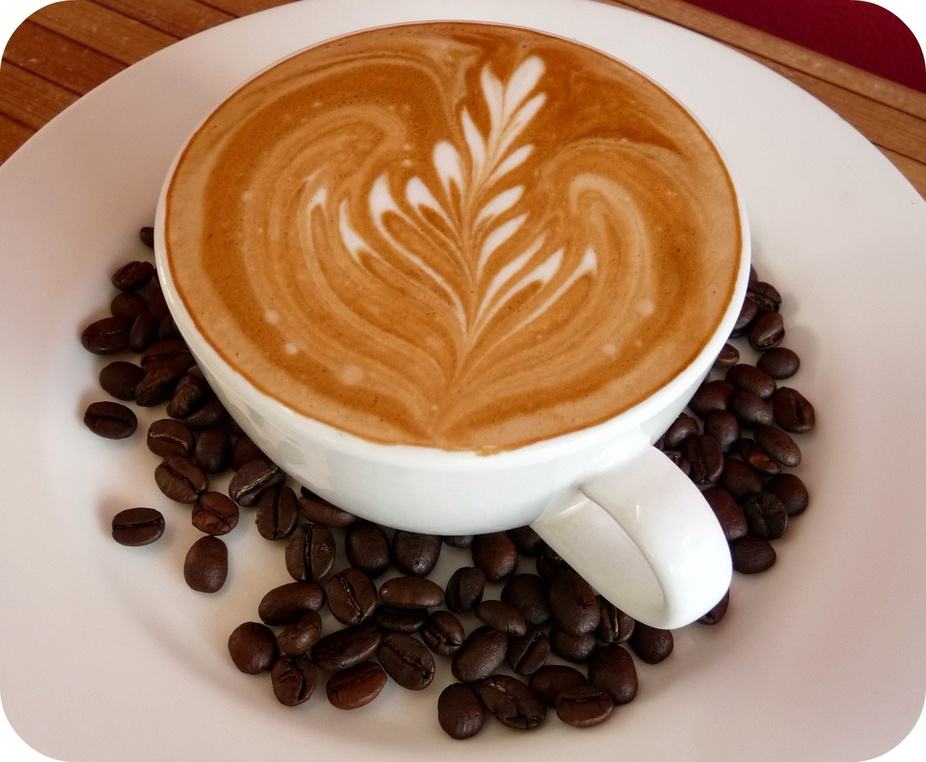
#> input picture Lecture4/visualization/coffee.jpg, 926 x 762 px, shrunk from 1536 x 1265 before the run
$ jupyter execute --allow-errors IntroVisSlidesDraft.ipynb   (shell and % lines are left out)   (Python 2 division)
#> lines starting #> are read from the running program, lines starting #| are printed output that depends on the picture
[cell 1]
import matplotlib.pylab as pylab
pylab.rcParams['figure.figsize'] = 16, 12

Visualization With Python
==========================

Chia-Chi Chang
--------------

# What is Visualization ?

## Viz 的功能：

-  ### 傳達
-  ### 探索
-  ### 換個角度看世界

### See something ... hard to observe ...
### look at something ... difficult to perceive ...
### understand something ... enigmatic to realize ...

### Ref: http://www.italki.com/question/143733

# See something ... hard to Observe ...

# What can you see ?

[cell 2]
import numpy as np
from PIL import Image
import matplotlib.cm as cm
im = Image.open("coffee.jpg").convert('L')
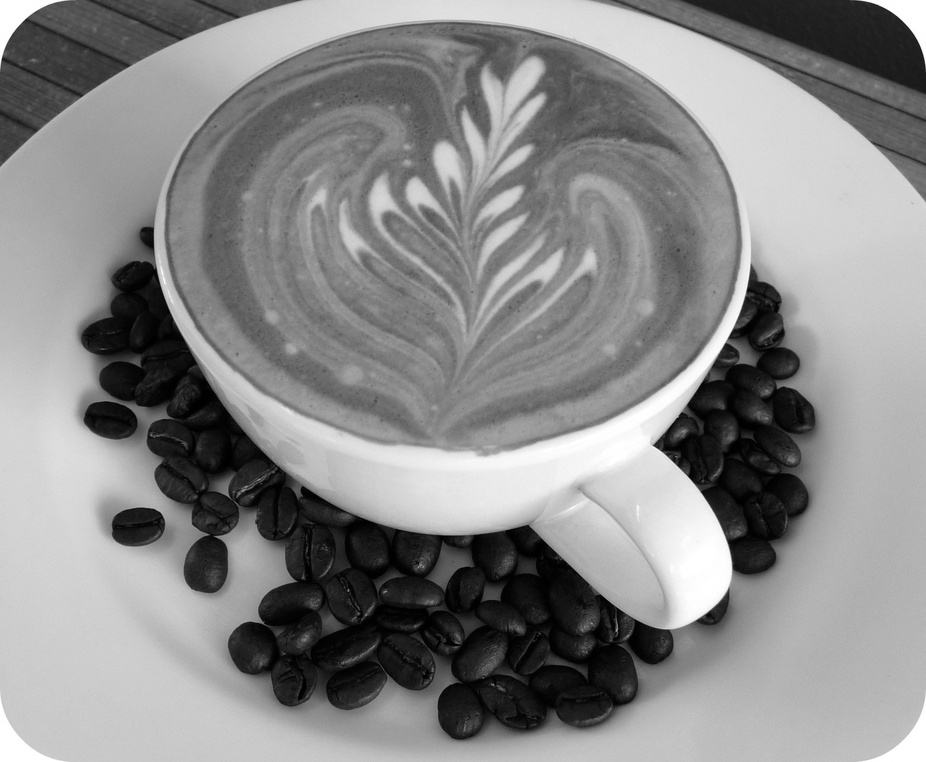
#> im: PIL image 926x762 L; min 0, max 255, mean 137.3
im_array = pylab.array(im)
im_array = im_array[:-1,:]
print im_array.shape
#| (761, 926)
im_array_n = im_array + 200*np.random.randn(*im_array.shape)
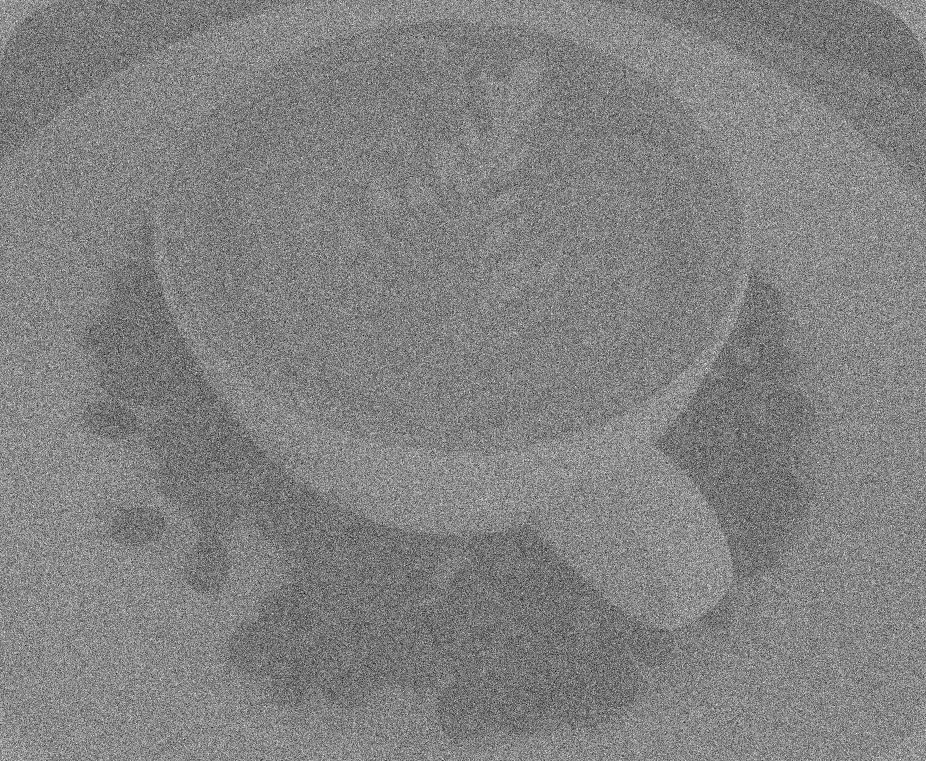
#> im_array_n: shape (761, 926) float64; min -901, max 1131.3, mean 137.7; drawn with min black and max white

im_array_t = np.fft.fftshift(np.fft.fft2(im_array))
im_array_n_t = np.fft.fftshift(np.fft.fft2(im_array_n))
kx = np.arange(1,im_array_n_t.shape[1]+1,1)
#> kx = 926 values from 1 to 926
ky = np.arange(1,im_array_n_t.shape[0]+1,1)
#> ky = 761 values from 1 to 761
KX,KY = np.meshgrid(kx,ky)
GaussFilter = np.exp(-0.0001*(KX - im_array_n_t.shape[1] / 2)**2 - 0.0001*(KY - im_array_n_t.shape[0] / 2)**2)

im_array_n_t_F = np.multiply(im_array_n_t,GaussFilter)
im_array_n_t_F_ifft = np.fft.ifft2(np.fft.ifftshift(im_array_n_t_F)).real
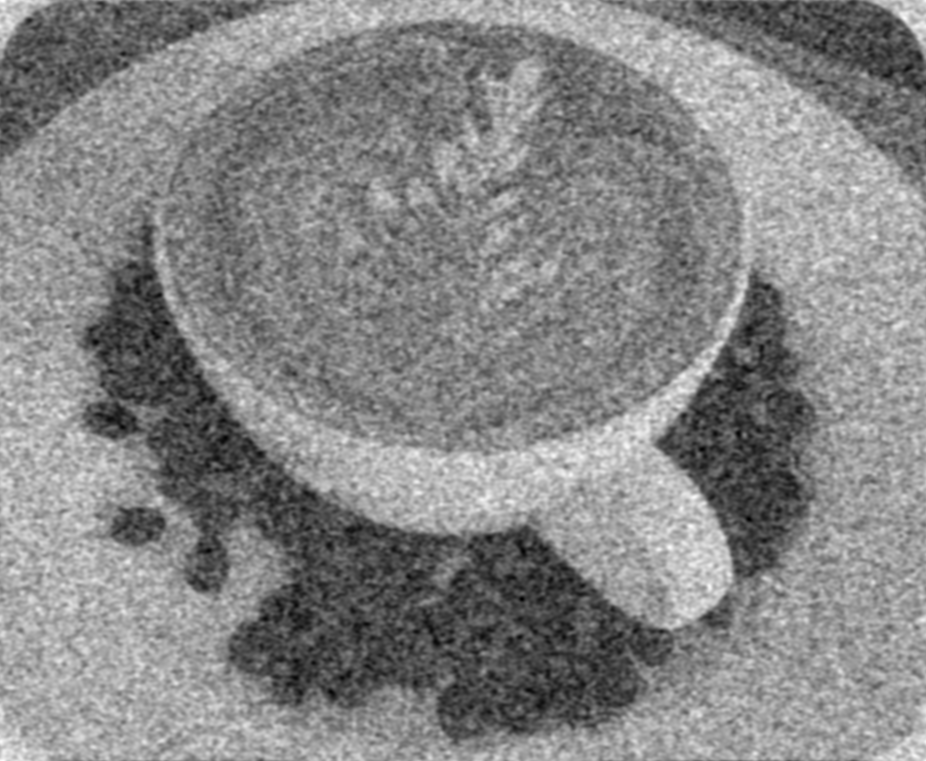
#> im_array_n_t_F_ifft: shape (761, 926) float64; min -99.25, max 350.5, mean 137.7; drawn with min black and max white
im_array_t_ifft = np.fft.ifft2(np.fft.ifftshift(im_array_t)).real
im_array_n_t_ifft = np.fft.ifft2(np.fft.ifftshift(im_array_n_t)).real

[cell 3]
# pylab.imshow(im_array_n,cmap="hot")
pylab.imshow(im_array_n,cmap=cm.gray)

[cell 4]
# pylab.imshow(im_array_n_t_F_ifft,cmap="hot")
pylab.imshow(im_array_n_t_F_ifft,cmap=cm.gray)

[cell 5]
pylab.subplot(1,3,1)
# pylab.imshow(im_array,cmap = "hot")
pylab.imshow(im_array,cmap = cm.gray)
pylab.title('Original Image')


pylab.subplot(1,3,2)
# pylab.imshow(im_array_n,cmap = "hot")
pylab.imshow(im_array_n,cmap = cm.gray)
pylab.title('Noisy Image')

pylab.subplot(1,3,3)
# pylab.imshow(im_array_n_t_F_ifft,cmap = "hot")
pylab.imshow(im_array_n_t_F_ifft,cmap = cm.gray)
pylab.title('Reconstructed Image')
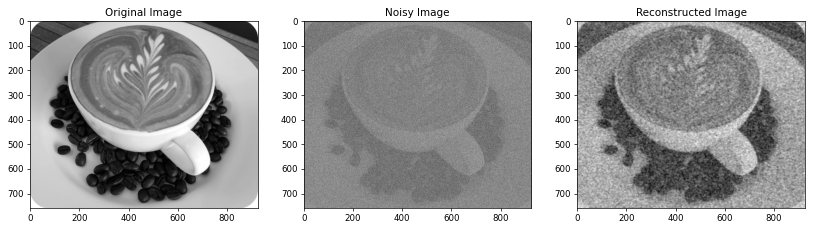
#> figure drawn by matplotlib, 3 panels

# How to do this?

-   ## Change the point of View (Using FFT)
-   ## Separating Noise from Information (Using Gaussian Filter)
-   ## Change back to the original point of View (Using iFFT)

[cell 6]
fig = pylab.figure(figsize=(20,15))

pylab.subplot(3,3,1)
# pylab.imshow(im_array,cmap = "hot")
pylab.imshow(im_array,cmap = cm.gray)
pylab.title('Before FFT')

pylab.subplot(3,3,2)
p = pylab.imshow(np.log10(np.abs(im_array_t)),cmap = "hot",  vmin=-3, vmax=10)
# pylab.imshow(np.log10(np.abs(im_array_t)),cmap = cm.gray)
pylab.colorbar(p)
pylab.title('Original Spectrum')


pylab.subplot(3,3,3)
# pylab.imshow(im_array_t_ifft,cmap = "hot")
pylab.imshow(im_array_t_ifft,cmap = cm.gray)
pylab.title('After IFFT')


pylab.subplot(3,3,4)
# pylab.imshow(im_array_n,cmap = "hot")
pylab.imshow(im_array_n,cmap = cm.gray)
pylab.title('Before FFT')


pylab.subplot(3,3,5)
p = pylab.imshow(np.log10(np.abs(im_array_n_t)),cmap = "hot",  vmin=-3, vmax=10)
# pylab.imshow(np.log10(np.abs(im_array_t)),cmap = cm.gray)
pylab.colorbar(p)
pylab.title('Noisy Spectrum')


pylab.subplot(3,3,6)
# pylab.imshow(im_array_n_t_F_ifft,cmap = "hot")
pylab.imshow(im_array_n_t_ifft,cmap = cm.gray)
pylab.title('After Filter + IFFT')


pylab.subplot(3,3,7)
# pylab.imshow(im_array_n,cmap = "hot")
pylab.imshow(im_array_n,cmap = cm.gray)
pylab.title('Before FFT')


pylab.subplot(3,3,8)
p = pylab.imshow(np.log10(np.abs(im_array_n_t_F)),cmap = "hot",  vmin=-3, vmax=10)
# pylab.imshow(np.log10(np.abs(im_array_t)),cmap = cm.gray)
pylab.colorbar(p)
pylab.title('Filtered Spectrum')


pylab.subplot(3,3,9)
# pylab.imshow(im_array_n_t_F_ifft,cmap = "hot")
pylab.imshow(im_array_n_t_F_ifft,cmap = cm.gray)
pylab.title('After IFFT')

fig.savefig("FFT_Demo.png",figsize=(20,15), dpi=200)
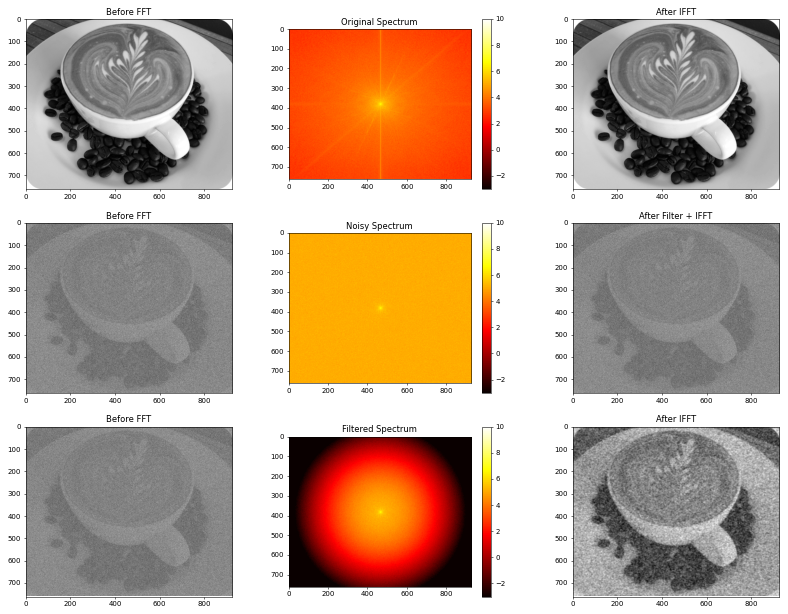
#> figure drawn by matplotlib, 12 panels

$ run again, with Lecture4/visualization/COSCUP_R_Pic4.jpg copied over Lecture4/visualization/coffee.jpg
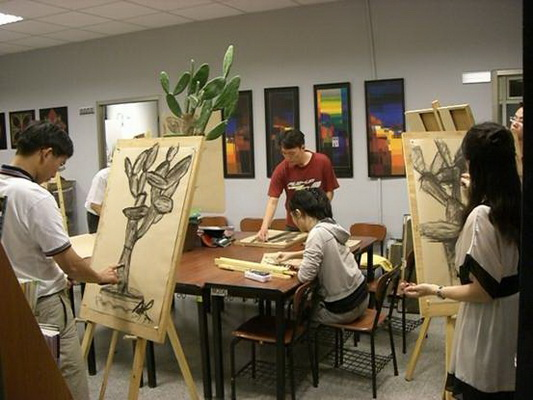
#> input picture Lecture4/visualization/COSCUP_R_Pic4.jpg, 533 x 400 px
#> `im_array = im_array[:-1,:]`:
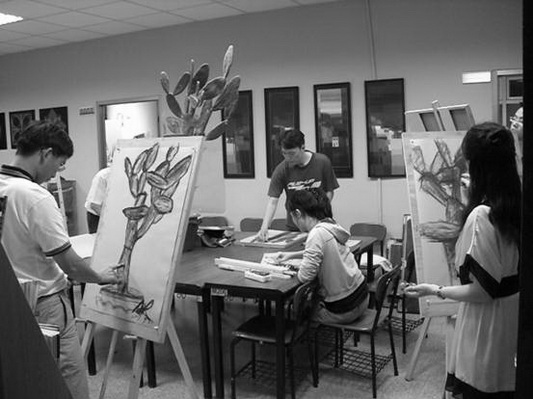
#> im_array: shape (399, 533); min 0, max 255, mean 104.6
#| (399, 533)
#> `im_array_n_t_F_ifft = np.fft.ifft2(np.fft.ifftshift(im_array_n_t_F)).r..`:
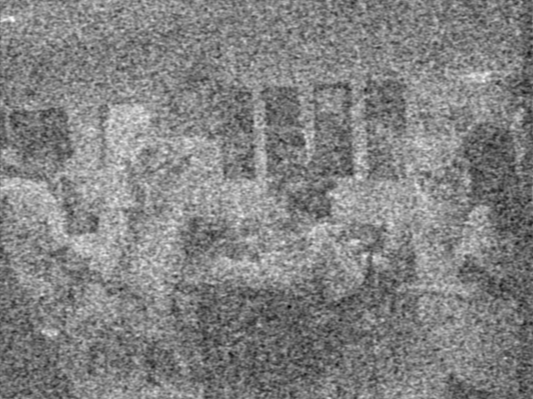
#> im_array_n_t_F_ifft: shape (399, 533) float64; min -241.2, max 434.8, mean 105.1; drawn with min black and max white
